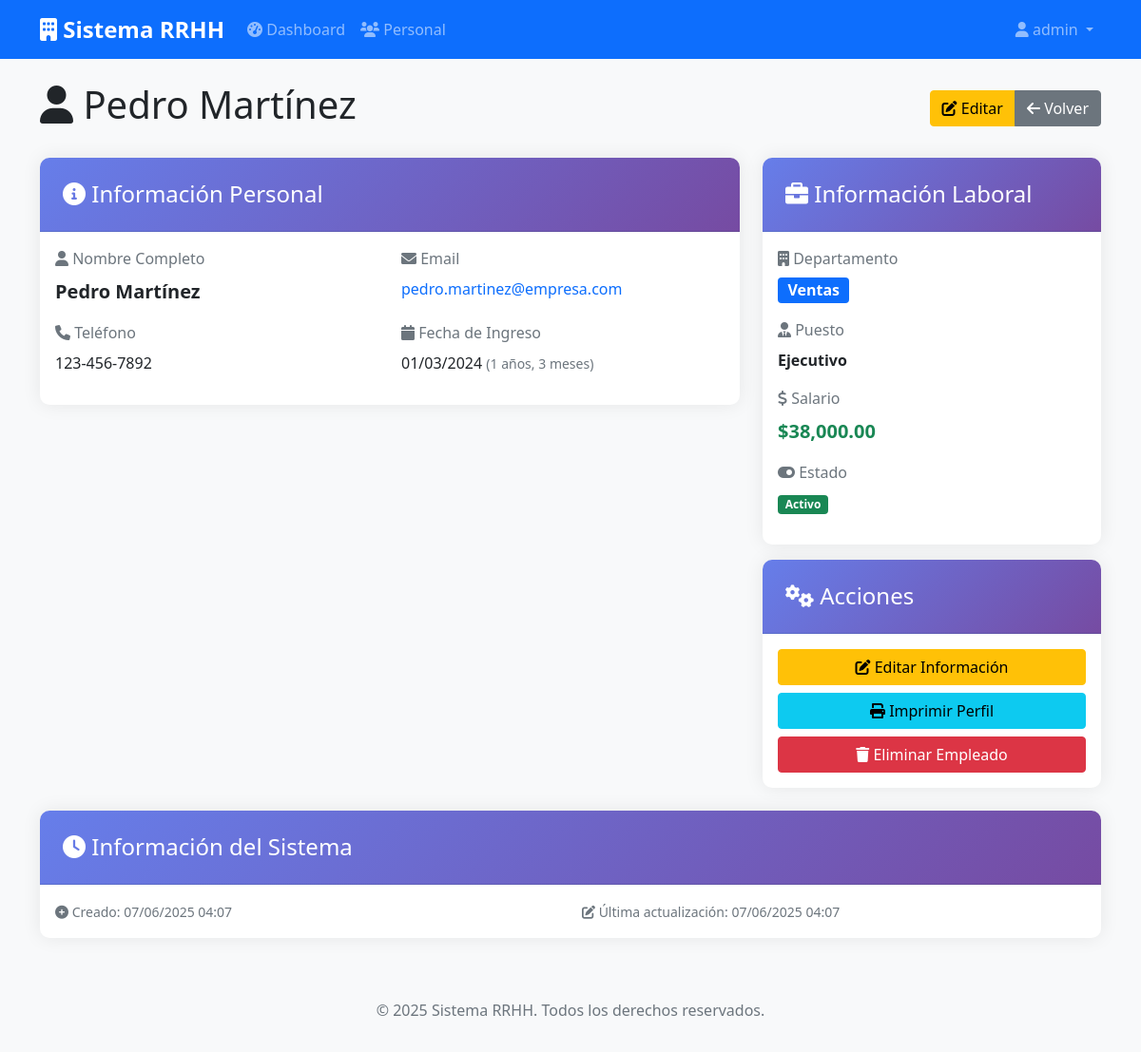
The page /pages/personal_view.php?id=3 (signed in) on the database its author committed.
### tables this page shows
CREATE TABLE `personal` (
  `id` int NOT NULL AUTO_INCREMENT,
  `nombre` varchar(100) NOT NULL,
  `apellido` varchar(100) NOT NULL,
  `email` varchar(100) NOT NULL,
  `telefono` varchar(20) DEFAULT NULL,
  `departamento` varchar(100) DEFAULT NULL,
  `puesto` varchar(100) DEFAULT NULL,
  `fecha_ingreso` date DEFAULT NULL,
  `salario` decimal(10,2) DEFAULT NULL,
  `activo` tinyint(1) DEFAULT '1',
  `created_at` timestamp NULL DEFAULT CURRENT_TIMESTAMP,
  `updated_at` timestamp NULL DEFAULT CURRENT_TIMESTAMP ON UPDATE CURRENT_TIMESTAMP,
  PRIMARY KEY (`id`),
  UNIQUE KEY `email` (`email`)
);

### functions/personal.php (called while the page is built, shortened)
<?php
require_once '../config/database.php';
class Personal {
    private $conn;
    public function __construct() {
        $database = new Database();
        $this->conn = $database->getConnection();
    }
    public function readOne($id) {
        $query = "SELECT * FROM personal WHERE id = :id AND activo = 1";
        $stmt = $this->conn->prepare($query);
        $stmt->bindParam(':id', $id);
        $stmt->execute();
        return $stmt->fetch(PDO::FETCH_ASSOC);
    }
}
?>

### config/database.php (called while the page is built, shortened)
<?php
class Database {
    private $host = 'localhost';
    private $db_name = 'rrhh_system';
    private $username = 'root';
    private $password = 'Ruben2004';
    public function getConnection() {
        $this->conn = null;
        try {
            $this->conn = new PDO(
                "mysql:host=" . $this->host . ";dbname=" . $this->db_name . ";charset=utf8",
                $this->username,
                $this->password
            );
            $this->conn->setAttribute(PDO::ATTR_ERRMODE, PDO::ERRMODE_EXCEPTION);
        } catch(PDOException $exception) {
            echo "Error de conexión: " . $exception->getMessage();
        }
        return $this->conn;
    }
}
?>

### pages/personal_view.php (the view, shortened to what this page needs)
<?php
require_once '../includes/header.php';
require_once '../functions/personal.php';
$personal = new Personal();
$empleado = $personal->readOne($_GET['id']);
?>
<div class="row">
    <div class="col-12">
        <div class="d-flex justify-content-between align-items-center mb-4">
            <h1>
                <i class="fas fa-user"></i>
                <?php echo htmlspecialchars($empleado['nombre'] . ' ' . $empleado['apellido']); ?>
            </h1>
            <div class="btn-group">
                <a href="personal_form.php?id=<?php echo $empleado['id']; ?>" class="btn btn-warning">
                    <i class="fas fa-edit"></i> Editar
                </a>
                <a href="personal.php" class="btn btn-secondary">
                    <i class="fas fa-arrow-left"></i> Volver
                </a>
            </div>
        </div>
    </div>
</div>
<div class="row">
    <div class="col-lg-8">
        <div class="card">
            <div class="card-header">
                <h4><i class="fas fa-info-circle"></i> Información Personal</h4>
            </div>
            <div class="card-body">
                <div class="row">
                    <div class="col-md-6">
                        <div class="mb-3">
                            <label class="form-label text-muted">
                                <i class="fas fa-user"></i> Nombre Completo
                            </label>
                            <div class="fw-bold fs-5">
                                <?php echo htmlspecialchars($empleado['nombre'] . ' ' . $empleado['apellido']); ?>
                            </div>
                        </div>
                    </div>
                    <div class="col-md-6">
                        <div class="mb-3">
                            <label class="form-label text-muted">
                                <i class="fas fa-envelope"></i> Email
                            </label>
                            <div>
                                <a href="mailto:<?php echo htmlspecialchars($empleado['email']); ?>" class="text-decoration-none">
                                    <?php echo htmlspecialchars($empleado['email']); ?>
                                </a>
                            </div>
                        </div>
                    </div>
                </div>
                <div class="row">
                    <div class="col-md-6">
                        <div class="mb-3">
                            <label class="form-label text-muted">
                                <i class="fas fa-phone"></i> Teléfono
                            </label>
                            <div>
                                <?php echo $empleado['telefono'] ? htmlspecialchars($empleado['telefono']) : '<span class="text-muted">No especificado</span>'; ?>
                            </div>
                        </div>
                    </div>
                    <div class="col-md-6">
                        <div class="mb-3">
                            <label class="form-label text-muted">
                                <i class="fas fa-calendar"></i> Fecha de Ingreso
                            </label>
                            <div>
                                <?php
                                if ($empleado['fecha_ingreso']) {
                                    $fecha = new DateTime($empleado['fecha_ingreso']);
                                    echo $fecha->format('d/m/Y');
                                    $hoy = new DateTime();
                                    $antiguedad = $hoy->diff($fecha);
                                    echo ' <small class="text-muted">(' . $antiguedad->y . ' años, ' . $antiguedad->m . ' meses)</small>';
                                } else {
                                    echo '<span class="text-muted">No especificada</span>';
                                }
                                ?>
                            </div>
                        </div>
                    </div>
                </div>
            </div>
        </div>
    </div>
    <div class="col-lg-4">
        <div class="card">
            <div class="card-header">
                <h4><i class="fas fa-briefcase"></i> Información Laboral</h4>
            </div>
            <div class="card-body">
                <div class="mb-3">
                    <label class="form-label text-muted">
                        <i class="fas fa-building"></i> Departamento
                    </label>
                    <div>
                        <span class="badge bg-primary fs-6">
                            <?php echo htmlspecialchars($empleado['departamento']); ?>
                        </span>
                    </div>
                </div>
                <div class="mb-3">
                    <label class="form-label text-muted">
                        <i class="fas fa-user-tie"></i> Puesto
                    </label>
                    <div class="fw-bold">
                        <?php echo htmlspecialchars($empleado['puesto']); ?>
                    </div>
                </div>
                <div class="mb-3">
                    <label class="form-label text-muted">
                        <i class="fas fa-dollar-sign"></i> Salario
                    </label>
                    <div class="fw-bold text-success fs-5">
                        <?php
                        if ($empleado['salario']) {
                            echo '$' . number_format($empleado['salario'], 2, '.', ',');
                        } else {
                            echo '<span class="text-muted">No especificado</span>';
                        }
                        ?>
                    </div>
                </div>
                <div class="mb-3">
                    <label class="form-label text-muted">
                        <i class="fas fa-toggle-on"></i> Estado
                    </label>
                    <div>
                        <span class="badge bg-success">Activo</span>
                    </div>
                </div>
            </div>
        </div>
        <div class="card mt-3">
            <div class="card-header">
                <h4><i class="fas fa-cogs"></i> Acciones</h4>
            </div>
            <div class="card-body">
                <div class="d-grid gap-2">
                    <a href="personal_form.php?id=<?php echo $empleado['id']; ?>" class="btn btn-warning">
                        <i class="fas fa-edit"></i> Editar Información
                    </a>
                    <button type="button" class="btn btn-info" onclick="window.print()">
                        <i class="fas fa-print"></i> Imprimir Perfil
                    </button>
                    <a href="personal.php?delete=<?php echo $empleado['id']; ?>"
                       class="btn btn-danger"
                       onclick="return confirmDelete('<?php echo htmlspecialchars($empleado['nombre'] . ' ' . $empleado['apellido']); ?>')">
                        <i class="fas fa-trash"></i> Eliminar Empleado
                    </a>
                </div>
            </div>
        </div>
    </div>
</div>
<div class="row mt-4">
    <div class="col-12">
        <div class="card">
            <div class="card-header">
                <h4><i class="fas fa-clock"></i> Información del Sistema</h4>
            </div>
            <div class="card-body">
                <div class="row">
                    <div class="col-md-6">
                        <small class="text-muted">
                            <i class="fas fa-plus-circle"></i> Creado:
                            <?php echo date('d/m/Y H:i', strtotime($empleado['created_at'])); ?>
                        </small>
                    </div>
                    <div class="col-md-6">
                        <small class="text-muted">
                            <i class="fas fa-edit"></i> Última actualización:
                            <?php echo date('d/m/Y H:i', strtotime($empleado['updated_at'])); ?>
                        </small>
                    </div>
                </div>
            </div>
        </div>
    </div>
</div>
<?php require_once '../includes/footer.php'; ?>

### assets/css/style.css (style rules this page uses)
body { background-color: #f8f9fa; font-family: 'Segoe UI', Tahoma, Geneva, Verdana, sans-serif; }
.card { border: none; box-shadow: 0 0 20px rgba(0,0,0,0.08); border-radius: 10px; }
.card-header { background: linear-gradient(135deg, #667eea 0%, #764ba2 100%); color: white; border-radius: 10px 10px 0 0 !important; padding: 1.5rem; }
.card-header h4 { margin: 0; font-weight: 400; }

### rows shown on the page
personal: nombre+apellido "Pedro Martínez", email "pedro.martinez@empresa.com", telefono "123-456-7892", fecha_ingreso "01/03/2024", fecha_ingreso "1", fecha_ingreso "3", departamento "Ventas", puesto "Ejecutivo", salario "38,000.00", created_at "07/06/2025 04:07", updated_at "07/06/2025 04:07"

### other values the page prints
$_SESSION['username'] "admin"
